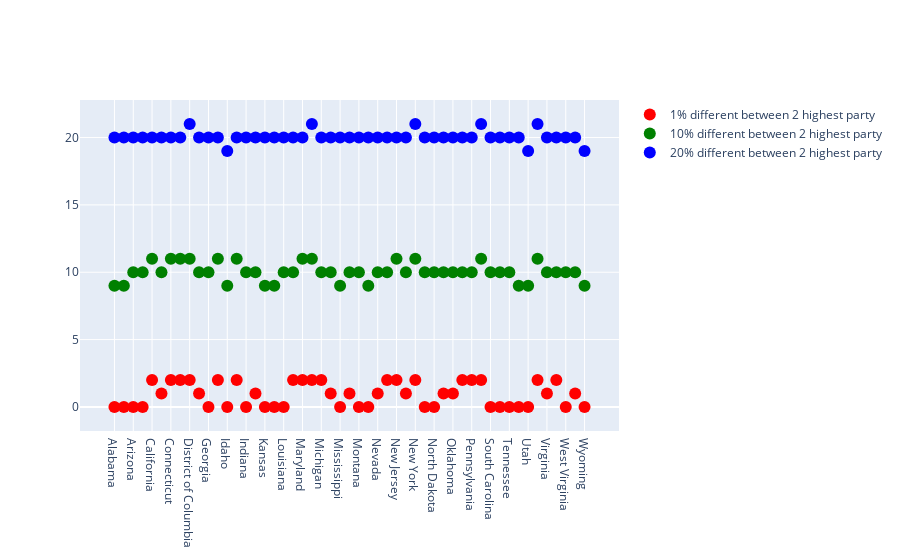

The notebook cell this image was saved under:
### Code cell
fig = go.Figure()
fig.add_trace(
    go.Scatter(
    x= [k for k in all_state1.keys()],
    y= [v+1 for v in all_state1.values()],
    marker=dict(color="red", size=12),
    mode="markers",
    name="1% different between 2 highest party"
))
fig.add_trace(
    go.Scatter(
    x= [k for k in all_state2.keys()],
    y= [v+10 for v in all_state2.values()],
    marker=dict(color="green", size=12),
    mode="markers",
    name="10% different between 2 highest party"    
))
fig.add_trace(
    go.Scatter(
    x= [k for k in all_state3.keys()],
    y= [v+20 for v in all_state3.values()],
    marker=dict(color="blue", size=12),
    mode="markers",
    name="20% different between 2 highest party"
))
# fig.write_image("fig1.png") # check your fig1.png if this doesn't show up, 
#The plot is interactive, you can click on it to see the name of the state.
fig.show()

### Figure 1 — Plotly figure (JSON) as saved in the notebook; plotly's stock layout.template omitted (floating-point values rounded to 4 significant figures)
{"data": [{"marker": {"color": "red", "size": 12}, "mode": "markers", "name": "1% different between 2 highest party", "type": "scatter", "x": ["Alabama", "Alaska", "Arizona", "Arkansas", "California", "Colorado", "Connecticut", "Delaware", "District of Columbia", "Florida", "Georgia", "Hawaii", "Idaho", "Illinois", "Indiana", "Iowa", "Kansas", "Kentucky", "Louisiana", "Maine", "Maryland", "Massachusetts", "Michigan", "Minnesota", "Mississippi", "Missouri", "Montana", "Nebraska", "Nevada", "New Hampshire", "New Jersey", "New Mexico", "New York", "North Carolina", "North Dakota", "Ohio", "Oklahoma", "Oregon", "Pennsylvania", "Rhode Island", "South Carolina", "South Dakota", "Tennessee", "Texas", "Utah", "Vermont", "Virginia", "Washington", "West Virginia", "Wisconsin", "Wyoming"], "y": [0, 0, 0, 0, 2, 1, 2, 2, 2, 1, 0, 2, 0, 2, 0, 1, 0, 0, 0, 2, 2, 2, 2, 1, 0, 1, 0, 0, 1, 2, 2, 1, 2, 0, 0, 1, 1, 2, 2, 2, 0, 0, 0, 0, 0, 2, 1, 2, 0, 1, 0]}, {"marker": {"color": "green", "size": 12}, "mode": "markers", "name": "10% different between 2 highest party", "type": "scatter", "x": ["Alabama", "Alaska", "Arizona", "Arkansas", "California", "Colorado", "Connecticut", "Delaware", "District of Columbia", "Florida", "Georgia", "Hawaii", "Idaho", "Illinois", "Indiana", "Iowa", "Kansas", "Kentucky", "Louisiana", "Maine", "Maryland", "Massachusetts", "Michigan", "Minnesota", "Mississippi", "Missouri", "Montana", "Nebraska", "Nevada", "New Hampshire", "New Jersey", "New Mexico", "New York", "North Carolina", "North Dakota", "Ohio", "Oklahoma", "Oregon", "Pennsylvania", "Rhode Island", "South Carolina", "South Dakota", "Tennessee", "Texas", "Utah", "Vermont", "Virginia", "Washington", "West Virginia", "Wisconsin", "Wyoming"], "y": [9, 9, 10, 10, 11, 10, 11, 11, 11, 10, 10, 11, 9, 11, 10, 10, 9, 9, 10, 10, 11, 11, 10, 10, 9, 10, 10, 9, 10, 10, 11, 10, 11, 10, 10, 10, 10, 10, 10, 11, 10, 10, 10, 9, 9, 11, 10, 10, 10, 10, 9]}, {"marker": {"color": "blue", "size": 12}, "mode": "markers", "name": "20% different between 2 highest party", "type": "scatter", "x": ["Alabama", "Alaska", "Arizona", "Arkansas", "California", "Colorado", "Connecticut", "Delaware", "District of Columbia", "Florida", "Georgia", "Hawaii", "Idaho", "Illinois", "Indiana", "Iowa", "Kansas", "Kentucky", "Louisiana", "Maine", "Maryland", "Massachusetts", "Michigan", "Minnesota", "Mississippi", "Missouri", "Montana", "Nebraska", "Nevada", "New Hampshire", "New Jersey", "New Mexico", "New York", "North Carolina", "North Dakota", "Ohio", "Oklahoma", "Oregon", "Pennsylvania", "Rhode Island", "South Carolina", "South Dakota", "Tennessee", "Texas", "Utah", "Vermont", "Virginia", "Washington", "West Virginia", "Wisconsin", "Wyoming"], "y": [20, 20, 20, 20, 20, 20, 20, 20, 21, 20, 20, 20, 19, 20, 20, 20, 20, 20, 20, 20, 20, 21, 20, 20, 20, 20, 20, 20, 20, 20, 20, 20, 21, 20, 20, 20, 20, 20, 20, 21, 20, 20, 20, 20, 19, 21, 20, 20, 20, 20, 19]}], "layout": {}}
